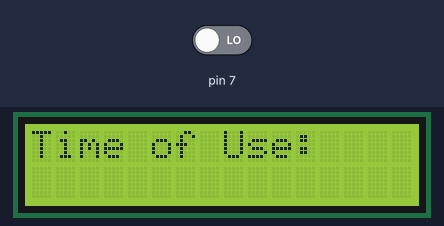
Bench run of a sketch on a simulated Arduino Uno, built with avr-gcc and run on an emulated ATmega328P. On the bench: 16×2 character LCD. Inputs (shaded band) come from the test bench; at power-on: pin 7 LOW.

Above: at 2.1 s.
At 4.1 s:
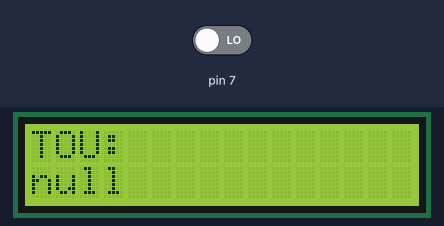

Measured:
- what the display in image 0 shows lasts 2.0 s, from 2.1 s to 4.1 s

The sketch:

slaveSimulinkClock.ino
```cpp
#include <LiquidCrystal.h>
#include <SoftwareSerial.h>

// Initialize the LiquidCrystal library with the pins for the 1602A display
LiquidCrystal lcd(12, 11, 5, 4, 3, 2);


unsigned long durationHigh = pulseIn(7, HIGH);
unsigned long durationLow = pulseIn(7, LOW);
unsigned long period = durationHigh + durationLow;
double dutyCycle = (double)durationHigh / (double)period * 100.0;

void setup() {
  // Set up serial communication at a baud rate of 9600
  Serial.begin(9600);
  pinMode(7, INPUT);
  // Set up the LCD's number of columns and rows:
  lcd.begin(16, 2);
  // Print a message to the LCD.
  lcd.print("Time of Use: ");
}


void loop() {
  // Move the duty cycle calculation inside the loop to update it on each iteration
  unsigned long durationHigh = pulseIn(7, HIGH);
  unsigned long durationLow = pulseIn(7, LOW);
  unsigned long period = durationHigh + durationLow;
  double dutyCycle = 0;

  // Make sure period is not zero to avoid division by zero
  if (period != 0) {
    dutyCycle = (double)durationHigh / (double)period * 100.0;
  }

  // Initialize the tou variable
  String tou = "null"; // Default value is "Null"

  // Use if-else if statements to determine the tou value
  if (dutyCycle >= 9 && dutyCycle <= 18) {
    tou = "Off-peak";
  } else if (dutyCycle >= 23 && dutyCycle <= 40) {
    tou = "Mid-peak Up";
  } else if (dutyCycle >= 45 && dutyCycle <= 55) {
    tou = "Mid-peak Down";
  } else if (dutyCycle >= 65 && dutyCycle <= 75) {
    tou = "On-peak";
  }
  // Other values will default to "Null" as initialized before the if statement

  // Set the cursor to column 0, line 1
  // (note: line 1 is the second row, since counting begins with 0):


  // Clear the second line before displaying new value
  // This can be done by printing spaces over the previous text
//  for (int i = 0; i < 16; i++) {
//    lcd.print(" ");
//  }

  // Alternatively, you can use lcd.clear() to clear the display, but it will clear both lines.

  // Reset the cursor to column 0, line 1 to print the new value
  // Display the time of use on the LCD
  lcd.clear();
  lcd.home();
  lcd.print("TOU: ");
  lcd.setCursor(0, 1);
  lcd.print(tou);
  delay(100);
}
```
